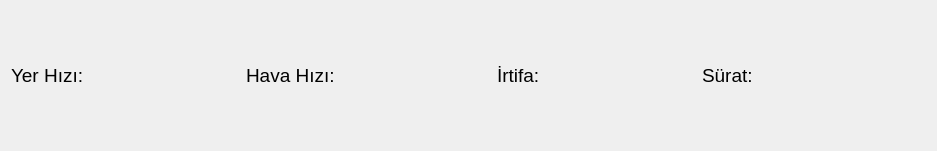
          <widget class="QWidget" name="tab_4">
           <attribute name="title">
            <string>Analog Gösterge</string>
           </attribute>
           <layout class="QHBoxLayout" name="horizontalLayout_11">
            <item>
             <layout class="QHBoxLayout" name="horizontalLayout_10">
              <item>
               <layout class="QHBoxLayout" name="horizontalLayout_13">
                <item>
                 <widget class="QLabel" name="yer_hizi_label">
                  <property name="minimumSize">
                   <size>
                    <width>0</width>
                    <height>0</height>
                   </size>
                  </property>
                  <property name="maximumSize">
                   <size>
                    <width>90</width>
                    <height>16777215</height>
                   </size>
                  </property>
                  <property name="font">
                   <font>
                    <pointsize>14</pointsize>
                    <weight>50</weight>
                    <bold>false</bold>
                   </font>
                  </property>
                  <property name="contextMenuPolicy">
                   <enum>Qt::DefaultContextMenu</enum>
                  </property>
                  <property name="acceptDrops">
                   <bool>false</bool>
                  </property>
                  <property name="layoutDirection">
                   <enum>Qt::LeftToRight</enum>
                  </property>
                  <property name="autoFillBackground">
                   <bool>false</bool>
                  </property>
                  <property name="text">
                   <string>Yer Hızı:</string>
                  </property>
                  <property name="textFormat">
                   <enum>Qt::AutoText</enum>
                  </property>
                  <property name="wordWrap">
                   <bool>false</bool>
                  </property>
                  <property name="margin">
                   <number>0</number>
                  </property>
                 </widget>
                </item>
                <item>
                 <widget class="AnalogGaugeWidget" name="yer_hizi_gauge" native="true">
                  <property name="minimumSize">
                   <size>
                    <width>110</width>
                    <height>110</height>
                   </size>
                  </property>
                 </widget>
                </item>
               </layout>
              </item>
              <item>
               <spacer name="horizontalSpacer_6">
                <property name="orientation">
                 <enum>Qt::Horizontal</enum>
                </property>
                <property name="sizeHint" stdset="0">
                 <size>
                  <width>40</width>
                  <height>20</height>
                 </size>
                </property>
               </spacer>
              </item>
              <item>
               <layout class="QHBoxLayout" name="horizontalLayout_15">
                <item>
                 <widget class="QLabel" name="hava_hizi_label">
                  <property name="minimumSize">
                   <size>
                    <width>0</width>
                    <height>0</height>
                   </size>
                  </property>
                  <property name="maximumSize">
                   <size>
                    <width>90</width>
                    <height>16777215</height>
                   </size>
                  </property>
                  <property name="font">
                   <font>
                    <pointsize>14</pointsize>
                    <weight>50</weight>
                    <bold>false</bold>
                   </font>
                  </property>
                  <property name="contextMenuPolicy">
                   <enum>Qt::DefaultContextMenu</enum>
                  </property>
                  <property name="acceptDrops">
                   <bool>false</bool>
                  </property>
                  <property name="layoutDirection">
                   <enum>Qt::LeftToRight</enum>
                  </property>
                  <property name="autoFillBackground">
                   <bool>false</bool>
                  </property>
                  <property name="text">
                   <string>Hava Hızı:</string>
                  </property>
                  <property name="textFormat">
                   <enum>Qt::AutoText</enum>
                  </property>
                  <property name="wordWrap">
                   <bool>false</bool>
                  </property>
                  <property name="margin">
                   <number>0</number>
                  </property>
                 </widget>
                </item>
                <item>
                 <widget class="AnalogGaugeWidget" name="hava_hizi_gauge" native="true">
                  <property name="minimumSize">
                   <size>
                    <width>110</width>
                    <height>110</height>
                   </size>
                  </property>
                 </widget>
                </item>
               </layout>
              </item>
              <item>
               <spacer name="horizontalSpacer_31">
                <property name="orientation">
                 <enum>Qt::Horizontal</enum>
                </property>
                <property name="sizeHint" stdset="0">
                 <size>
                  <width>40</width>
                  <height>20</height>
                 </size>
                </property>
               </spacer>
              </item>
              <item>
               <layout class="QHBoxLayout" name="horizontalLayout_14">
                <item>
                 <widget class="QLabel" name="irtifa_label">
                  <property name="minimumSize">
                   <size>
                    <width>0</width>
                    <height>0</height>
                   </size>
                  </property>
                  <property name="maximumSize">
                   <size>
                    <width>90</width>
                    <height>16777215</height>
                   </size>
                  </property>
                  <property name="font">
                   <font>
                    <pointsize>14</pointsize>
                    <weight>50</weight>
                    <bold>false</bold>
                   </font>
                  </property>
                  <property name="contextMenuPolicy">
                   <enum>Qt::DefaultContextMenu</enum>
                  </property>
                  <property name="acceptDrops">
                   <bool>false</bool>
                  </property>
                  <property name="layoutDirection">
                   <enum>Qt::LeftToRight</enum>
                  </property>
                  <property name="autoFillBackground">
                   <bool>false</bool>
                  </property>
                  <property name="text">
                   <string>İrtifa:</string>
                  </property>
                  <property name="textFormat">
                   <enum>Qt::AutoText</enum>
                  </property>
                  <property name="wordWrap">
                   <bool>false</bool>
                  </property>
                  <property name="margin">
                   <number>0</number>
                  </property>
                 </widget>
                </item>
                <item>
                 <widget class="AnalogGaugeWidget" name="irtifa_gauge" native="true">
                  <property name="minimumSize">
                   <size>
                    <width>110</width>
                    <height>110</height>
                   </size>
                  </property>
                 </widget>
                </item>
               </layout>
              </item>
              <item>
               <spacer name="horizontalSpacer_32">
                <property name="orientation">
                 <enum>Qt::Horizontal</enum>
                </property>
                <property name="sizeHint" stdset="0">
                 <size>
                  <width>40</width>
                  <height>20</height>
                 </size>
                </property>
               </spacer>
              </item>
              <item>
               <layout class="QHBoxLayout" name="horizontalLayout_18">
                <item>
                 <widget class="QLabel" name="surat_label">
                  <property name="minimumSize">
                   <size>
                    <width>0</width>
                    <height>0</height>
                   </size>
                  </property>
                  <property name="maximumSize">
                   <size>
                    <width>90</width>
                    <height>16777215</height>
                   </size>
                  </property>
                  <property name="font">
                   <font>
                    <pointsize>14</pointsize>
                    <weight>50</weight>
                    <bold>false</bold>
                   </font>
                  </property>
                  <property name="contextMenuPolicy">
                   <enum>Qt::DefaultContextMenu</enum>
                  </property>
                  <property name="acceptDrops">
                   <bool>false</bool>
                  </property>
                  <property name="layoutDirection">
                   <enum>Qt::LeftToRight</enum>
                  </property>
                  <property name="autoFillBackground">
                   <bool>false</bool>
                  </property>
                  <property name="text">
                   <string>Sürat:</string>
                  </property>
                  <property name="textFormat">
                   <enum>Qt::AutoText</enum>
                  </property>
                  <property name="wordWrap">
                   <bool>false</bool>
                  </property>
                  <property name="margin">
                   <number>0</number>
                  </property>
                 </widget>
                </item>
                <item>
                 <widget class="AnalogGaugeWidget" name="surat_gauge" native="true">
                  <property name="minimumSize">
                   <size>
                    <width>110</width>
                    <height>110</height>
                   </size>
                  </property>
                 </widget>
                </item>
               </layout>
              </item>
              <item>
               <spacer name="horizontalSpacer_2">
                <property name="orientation">
                 <enum>Qt::Horizontal</enum>
                </property>
                <property name="sizeHint" stdset="0">
                 <size>
                  <width>57</width>
                  <height>129</height>
                 </size>
                </property>
               </spacer>
              </item>
             </layout>
            </item>
           </layout>
          </widget>
